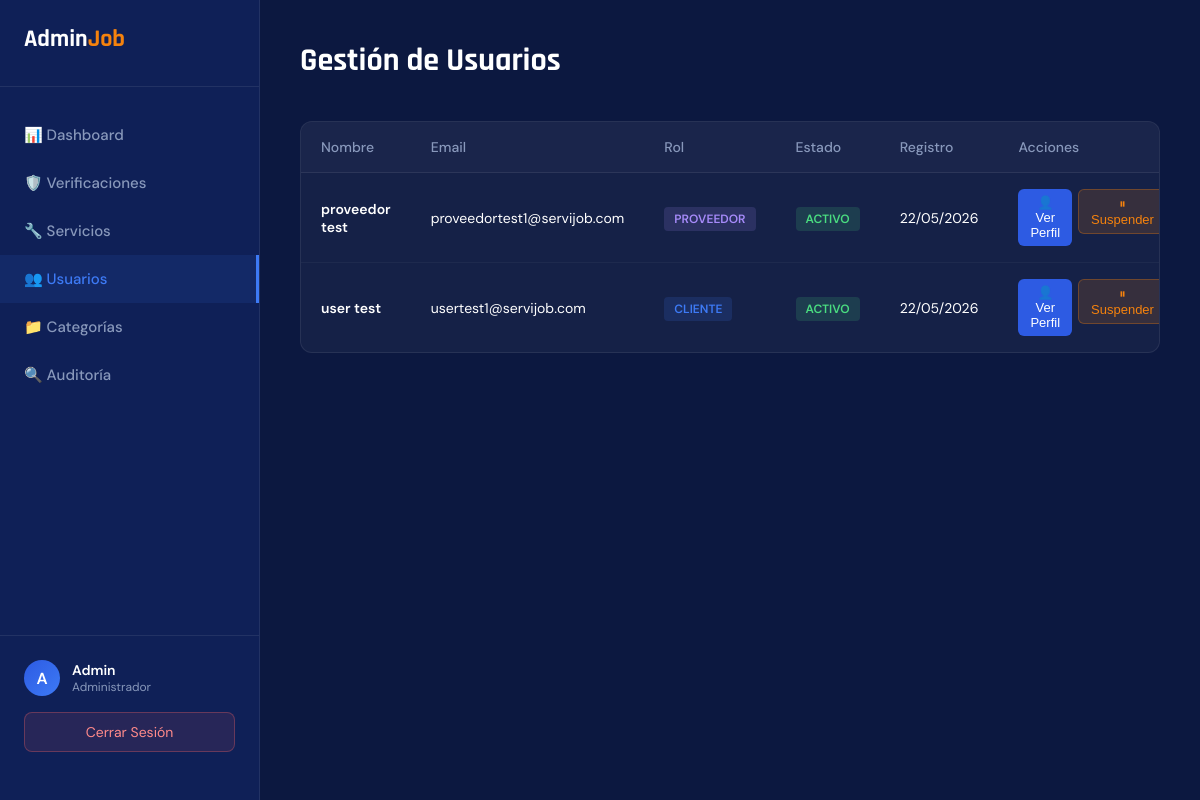
The app's page /app/pages/admin_panel.php?tab=usuarios (signed in) with its own data.
### tables this page shows
CREATE TABLE `usuarios` (
  `id` int(10) UNSIGNED NOT NULL,
  `nombre` varchar(80) NOT NULL,
  `apellido` varchar(80) NOT NULL DEFAULT '',
  `email` varchar(120) NOT NULL,
  `telefono` varchar(30) NOT NULL DEFAULT '',
  `password` varchar(255) NOT NULL,
  `role` enum('cliente','proveedor','admin') NOT NULL DEFAULT 'cliente',
  `last_login` datetime DEFAULT NULL,
  `created_at` datetime NOT NULL DEFAULT current_timestamp(),
  `updated_at` datetime DEFAULT NULL ON UPDATE current_timestamp(),
  `deleted_at` datetime DEFAULT NULL,
  `suspendido_at` datetime DEFAULT NULL COMMENT 'NULL = activo, fecha = suspendido desde esa fecha'
);

### app/core/auth_guard.php (called while the page is built, shortened)
<?php
function nombreUsuario(): string {
    return htmlspecialchars($_SESSION['user_name'] ?? 'Usuario');
}

### app/pages/admin_panel.php (the view, shortened to what this page needs)
<?php
require_once __DIR__ . '/../core/auth_guard.php';
include __DIR__ . '/../api/get_lists.php';
$page = isset($_GET['p']) ? (int)$_GET['p'] : 1;
$limit = 10;
$offset = ($page - 1) * $limit;
$tab = $_GET['tab'] ?? 'dashboard';
$usuarios = mysqli_query($conn, "SELECT * FROM usuarios WHERE deleted_at IS NULL AND role != 'admin' ORDER BY created_at DESC LIMIT $limit OFFSET $offset")->fetch_all(MYSQLI_ASSOC);
?>
<!DOCTYPE html>
<html lang="es">
<head>
    <link href="../../public/css/fonts.css" rel="stylesheet">
    <link rel="stylesheet" href="../../public/css/admin_panel.css">
</head>
<body>
<div class="sidebar">
    <div class="logo">Admin<span>Job</span></div>
    <a href="?tab=dashboard" class="nav-item <?= $tab == 'dashboard' ? 'active' : '' ?>">
        📊 Dashboard
    </a>
    <a href="?tab=verificaciones" class="nav-item <?= $tab == 'verificaciones' ? 'active' : '' ?>">
        🛡️ Verificaciones
    </a>
    <a href="?tab=servicios" class="nav-item <?= $tab == 'servicios' ? 'active' : '' ?>">
        🔧 Servicios
    </a>
    <a href="?tab=usuarios" class="nav-item <?= $tab == 'usuarios' ? 'active' : '' ?>">
        👥 Usuarios
    </a>
    <a href="?tab=categorias" class="nav-item <?= $tab == 'categorias' ? 'active' : '' ?>">
        📁 Categorías
    </a>
    <a href="?tab=auditoria" class="nav-item <?= $tab == 'auditoria' ? 'active' : '' ?>">
        🔍 Auditoría
    </a>
    <div class="sidebar-bottom">
        <div class="user-info">
            <div class="user-avatar"><?= substr(nombreUsuario(), 0, 1) ?></div>
            <div>
                <div style="font-size: 14px; font-weight: 600;"><?= nombreUsuario() ?></div>
                <div style="font-size: 12px; color: var(--text-muted);">Administrador</div>
            </div>
        </div>
        <a href="../../logout.php" class="btn-logout">Cerrar Sesión</a>
    </div>
</div>
<div class="main-content">
    <div id="tab-usuarios" class="tab-content <?= $tab == 'usuarios' ? 'active' : '' ?>">
        <div class="header">
            <h1>Gestión de Usuarios</h1>
        </div>
        <div class="table-wrap">
            <table>
                <thead>
                    <tr>
                        <th>Nombre</th>
                        <th>Email</th>
                        <th>Rol</th>
                        <th>Estado</th>
                        <th>Registro</th>
                        <th>Acciones</th>
                    </tr>
                </thead>
                <tbody>
                    <?php foreach($usuarios as $u): ?>
                    <tr>
                        <td><strong><?= htmlspecialchars($u['nombre'] . ' ' . $u['apellido']) ?></strong></td>
                        <td><?= htmlspecialchars($u['email']) ?></td>
                        <td>
                            <span class="badge <?= $u['role'] == 'cliente' ? 'b-cliente' : 'b-proveedor' ?>">
                                <?= $u['role'] ?>
                            </span>
                        </td>
                        <td>
                            <?php if ($u['suspendido_at'] !== null): ?>
                                <span class="badge" style="background: rgba(245, 130, 13, 0.2); color: var(--orange);">Suspendido</span>
                            <?php else: ?>
                                <span class="badge b-aprov">Activo</span>
                            <?php endif; ?>
                        </td>
                        <td><?= date('d/m/Y', strtotime($u['created_at'])) ?></td>
                        <td>
                            <div style="display:flex; gap:6px;">
                                <button type="button" class="btn-sm btn-doc" onclick="verPerfilUsuario(<?= $u['id'] ?>)" style="cursor:pointer;">👤 Ver Perfil</button>
                                <?php if ($u['suspendido_at'] === null): ?>
                                    <form action="../actions/admin_actions.php" method="POST" style="display:inline;" onsubmit="return confirm('¿Seguro que deseas suspender a este usuario? Perderá acceso temporalmente.');">
                                        <button type="submit" class="btn-sm" style="background: rgba(245, 130, 13, 0.15); color: var(--orange); border: 1px solid rgba(245, 130, 13, 0.3); cursor:pointer;">⏸ Suspender</button>
                                    </form>
                                <?php endif; ?>
                            </div>
                        </td>
                    </tr>
                    <?php endforeach; ?>
                </tbody>
            </table>
        </div>
    </div>
</div>
</body>
</html>

### public/css/admin_panel.css (style rules this page uses)
:root { --navy: #0f2057; --blue: #1a3a8f; --blue-mid: #2d5be3; --blue-light: #3d7af5; --orange: #f5820d; --orange-dark: #d96a00; --white: #ffffff; --off-white: #f4f6fc; --text-muted: #8898bb; --border: rgba(255,255,255,0.08); --card-bg: rgba(255,255,255,0.04); --radius: 12px; --bg: #0c1840; }
* { margin:0; padding:0; box-sizing:border-box; }
body { font-family: 'DM Sans', sans-serif; background: var(--bg); color: var(--white); min-height: 100vh; display: flex; }
a { text-decoration: none; color: inherit; }
.sidebar { width: 260px; background: var(--navy); border-right: 1px solid var(--border); display: flex; flex-direction: column; padding: 24px 0; position: sticky; top: 0; height: 100vh; flex-shrink: 0; overflow-y: auto; }
.logo { font-family: 'Rajdhani', sans-serif; font-size: 24px; font-weight: 700; padding: 0 24px 32px; border-bottom: 1px solid var(--border); margin-bottom: 24px; }
.logo span { color: var(--orange); }
.nav-item { padding: 14px 24px; color: var(--text-muted); font-size: 15px; font-weight: 500; display: flex; align-items: center; gap: 12px; transition: all 0.2s; cursor: pointer; }
.nav-item:hover, .nav-item.active { background: rgba(61,122,245,0.1); color: var(--blue-light); border-right: 3px solid var(--blue-light); }
.sidebar-bottom { margin-top: auto; padding: 24px; border-top: 1px solid var(--border); }
.user-info { display: flex; align-items: center; gap: 12px; margin-bottom: 16px; }
.user-avatar { width: 36px; height: 36px; border-radius: 50%; background: linear-gradient(135deg, var(--blue-mid), var(--blue-light)); display: flex; align-items: center; justify-content: center; font-weight: 700; }
.btn-logout { display: block; width: 100%; padding: 10px; border-radius: 8px; border: 1px solid rgba(255,100,100,0.3); background: rgba(255,100,100,0.1); color: #ff8a8a; text-align: center; font-size: 14px; transition: all 0.2s; }
.main-content { flex: 1; padding: 40px; overflow-y: auto; }
.header { display: flex; justify-content: space-between; align-items: center; margin-bottom: 40px; }
h1 { font-family: 'Rajdhani', sans-serif; font-size: 32px; font-weight: 700; }
.tab-content { display: none; }
.tab-content.active { display: block; animation: fadeIn 0.3s ease; }
.table-wrap { background: var(--card-bg); border: 1px solid var(--border); border-radius: var(--radius); overflow: hidden; }
table { width: 100%; border-collapse: collapse; }
th { background: rgba(255,255,255,0.02); color: var(--text-muted); font-weight: 500; border-bottom: 1px solid var(--border); }
tr:last-child td { border-bottom: none; }
.badge { padding: 4px 10px; border-radius: 4px; font-size: 12px; font-weight: 600; text-transform: uppercase; }
.b-aprov { background: rgba(74,222,128,0.15); color: #4ade80; }
.b-cliente { background: rgba(61,122,245,0.15); color: var(--blue-light); }
.b-proveedor { background: rgba(167,139,250,0.15); color: #a78bfa; }
.btn-sm { padding: 6px 12px; border-radius: 6px; font-size: 13px; font-weight: 500; cursor: pointer; border: none; }
.btn-doc { background: var(--blue-mid); color: #fff; }

### records on screen
usuarios: nombre+apellido "proveedor test", email "proveedortest1@servijob.com", role "PROVEEDOR", shows "ACTIVO", created_at "22/05/2026"
usuarios: nombre+apellido "user test", email "usertest1@servijob.com", role "CLIENTE", shows "ACTIVO", created_at "22/05/2026"

### other values on screen
substr(nombreUsuario(), 0, 1) "A"
nombreUsuario() "Admin"
